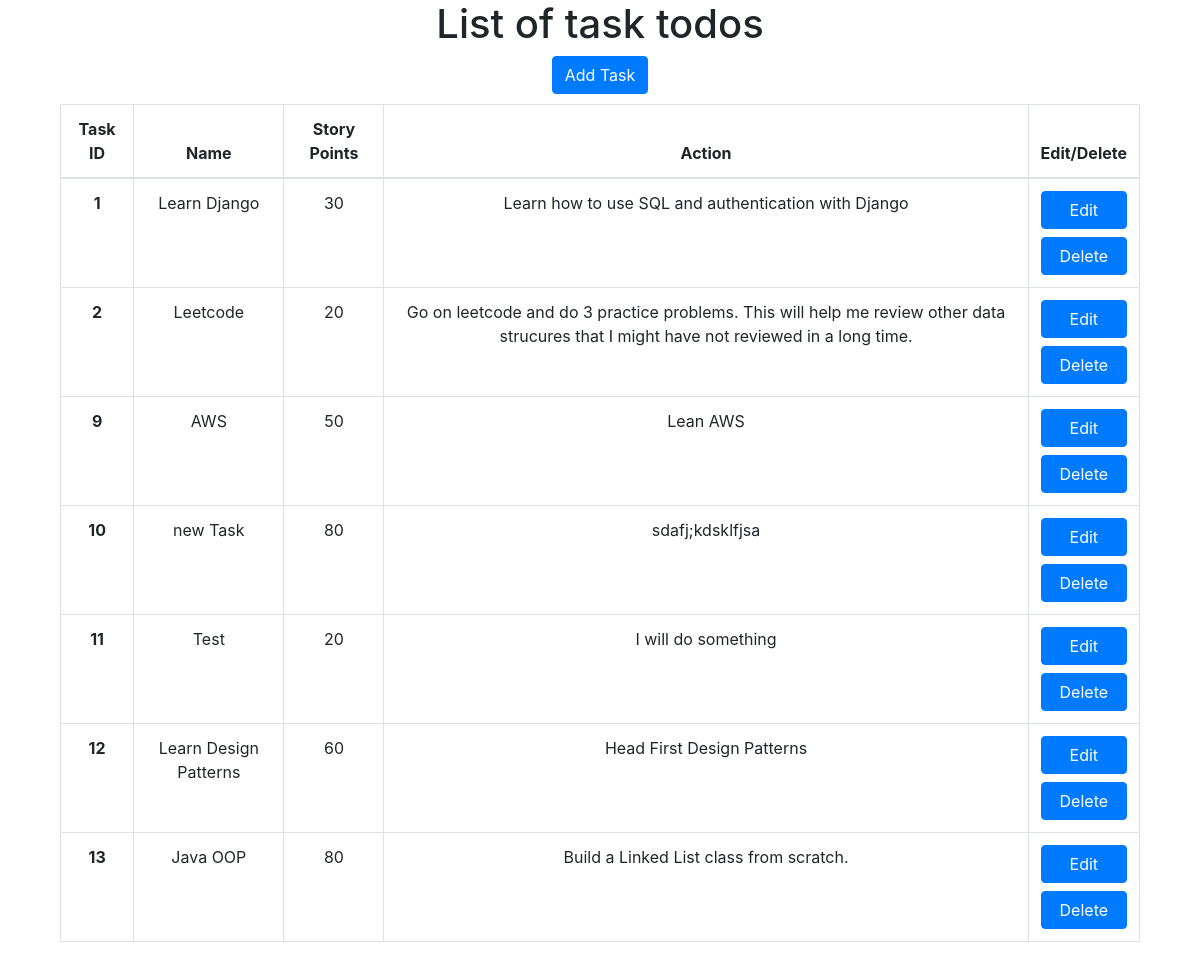
The app's page /, older data.
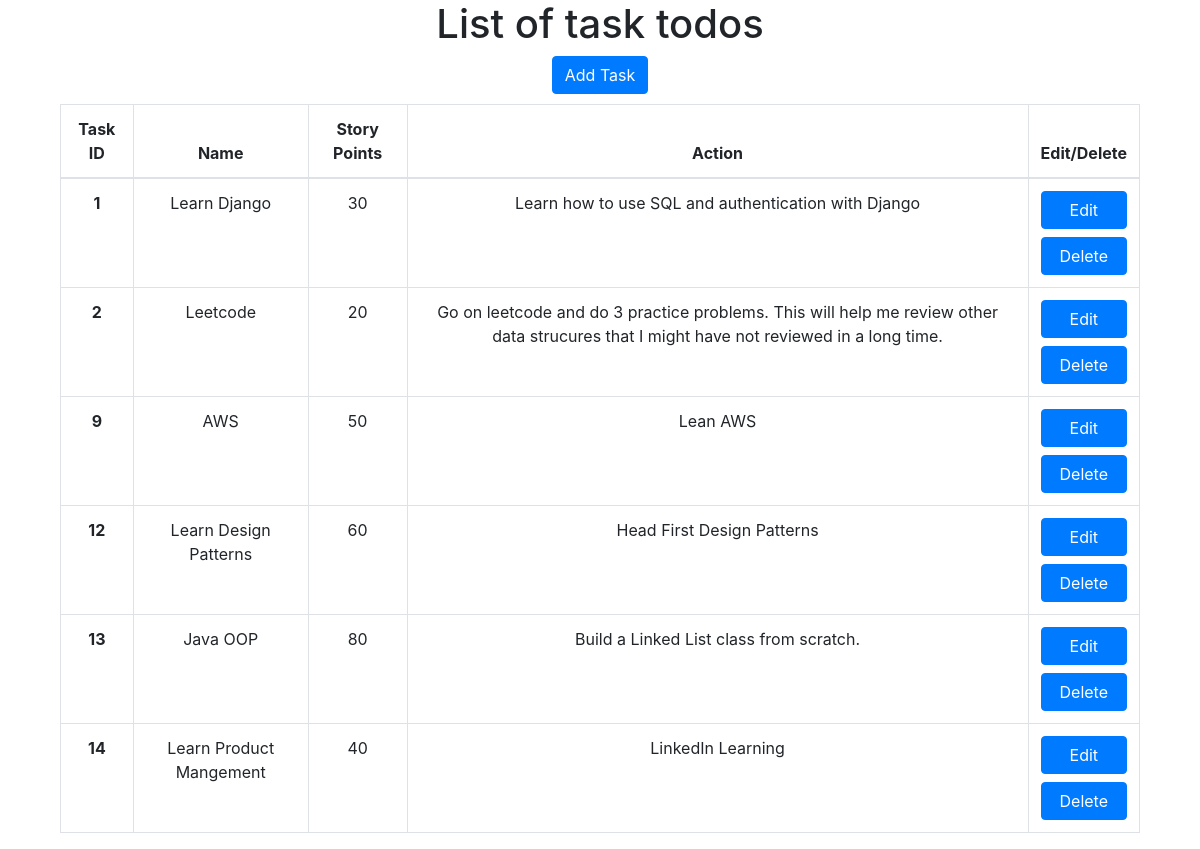
The same page, newer data.
### todoApp/models.py (models this page shows, shortened)
class Task(models.Model):
    name = models.CharField(max_length=100)
    storyPoints = models.PositiveIntegerField()
    action = models.TextField()

### todoApp/views.py (the view)
# urls.py: path('', views.index, name='index'),
def index(request):
    tasks = Task.objects.all()
    return render(request,'todoApp/content.html',{'tasks':tasks})

### todoApp/templates/todoApp/content.html (shortened to what this page needs)
<!DOCTYPE html>
<html lang="en">
    <head>
        {% load static %}
        <link rel="stylesheet" type="text/css" href="{% static 'todoApp/style.css' %}">
        <link rel="stylesheet" href="https://maxcdn.bootstrapcdn.com/bootstrap/4.0.0/css/bootstrap.min.css">
    </head>
    <body>
        <h1>List of task todos</h1>
        <div class="container">
            <div id="btnAddTaskDiv">
                <a href="add/"><button id="btnAddTask" type="button" class="btn btn-primary">Add Task</button></a>
            </div>
        </div>
        <div class="container">
            <div class="col-md-12">
                <table class="table table-bordered">
                    <thead>
                        <tr class="text-center">
                            <th scope="row">Task ID</th>
                            <th>Name</th>
                            <th>Story Points</th>
                            <th>Action</th>
                            <th>Edit/Delete</th>
                        </tr>
                    </thead>
                    <tbody>
                        {% for task in tasks %}
                        <tr class="text-center">
                            <th scope="row">{{task.id}}</th>
                            <td>{{task.name}}</td>
                            <td>{{task.storyPoints}}</td>
                            <td>{{task.action}}</td>
                            <div class="container">
                            <td><a href="edit/{{task.id}}"><button type="button" class="btn btn-primary btn-block">Edit</button></a> <a href="delete/{{task.id}}"> <button type="button" class="btn btn-primary btn-block mt-2">Delete</button></a></td></div>
                        </tr>
                        {% endfor %}
                    </tbody>
                </table>
            </div>
        </div>
    </body>
</html>

Row changes from the older to the newer data that the page shows:
removed Task: id "10", name "new Task", storyPoints "80", action "sdafj;kdsklfjsa"
removed Task: id "11", name "Test", storyPoints "20", action "I will do something"
added Task: id "14", name "Learn Product Mangement", storyPoints "40", action "LinkedIn Learning"
